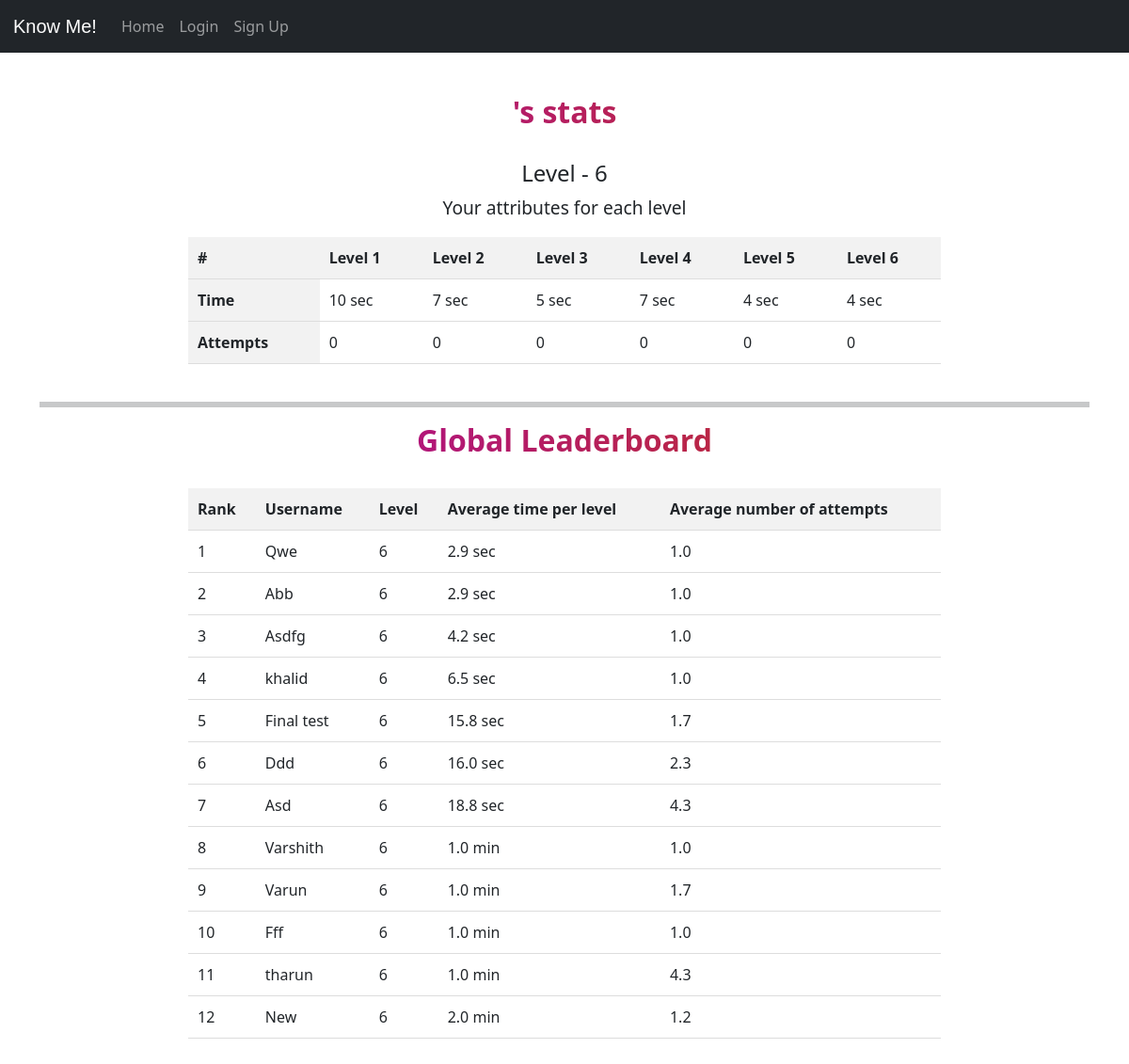
Screenshot of /1/dashboard with the database file from the repository.
### website/models.py (models this page shows)
class Stats(db.Model):
    id = db.Column(db.Integer, primary_key=True)
    level = db.Column(db.Integer)
    times = db.Column(db.String)
    sumoftimes = db.Column(db.Integer)
    attempts = db.Column(db.String)
    sumofattempts = db.Column(db.Integer)
    author = db.Column(db.Integer, db.ForeignKey('user.id', ondelete="CASCADE"), nullable=False, unique=True)

class User(db.Model, UserMixin):
    id = db.Column(db.Integer, primary_key=True)
    email = db.Column(db.String(150), unique=True)
    password = db.Column(db.String)
    name = db.Column(db.String(150), unique=True)
    buffertime = db.Column(db.DateTime(timezone=True))
    bufferattempt = db.Column(db.Integer)
    goat = db.Column(db.String(150))
    stats = db.relationship('Stats', backref='user', uselist=False)

### website/views.py (the view)
@views.route('/<id>/dashboard')
def showStats(id):
    user = User.query.filter_by(id=id).first()
    stat = user.stats
    timeArray = str(stat.times)
    time = timeArray.split(',')
    time = np.array([int(float(x)) for x in time if x is not ""])
    times = [format_time(x) for x in time]
    attArray = str(stat.attempts)
    att = attArray.split(',')
    atts = np.array([int(float(x)) for x in att if x is not ""])
    list_lb = []
    lb_stats = db.session.query(Stats, User).join(User).order_by(Stats.level.desc(), Stats.sumoftimes.asc(), Stats.sumofattempts.asc()).all()
    for lb_stat, userlb in lb_stats:
        if lb_stat.level != 0:
            temp = [userlb.name, lb_stat.level, format_time(round(lb_stat.sumoftimes/lb_stat.level, 1)), round(lb_stat.sumofattempts/lb_stat.level, 1)]
            list_lb.append(temp)
    return render_template("stats.html", user=current_user, stat=stat, time=times, atts=atts, list_lb=list_lb)

### website/views.py (called while the page is built)
def format_time(seconds):
    if seconds >= 3600:  # if total time is more than 1 hour
        hours = seconds // 3600
        minutes = (seconds % 3600) // 60
        return f"{hours} hr, {minutes} min"
    elif seconds >= 60:  # if total time is more than 1 minute
        minutes = seconds // 60
        return f"{minutes} min"
    else:  # if total time is less than 1 minute
        return f"{seconds} sec"

### website/templates/stats.html (shortened to what this page needs)
{% extends "base.html" %}
{% block content%}
    <h2 align="center" style="background: linear-gradient(to right, #a802ba, rgb(195, 58, 4));
    -webkit-background-clip: text; background-clip: text;
    -webkit-text-fill-color: transparent; font-weight: 600;">{{ user.name }}'s stats</h2>
    <h4 align="center"> Level - {{ stat.level }}</h4>
    {% if stat.level==0 %}
        <h4 align="center"> You don't have any stats to display. Go play to read your stats. </h4>
    {% else %}
    <p align="center" style="font-size: larger;">Your attributes for each level</p>
        <table>
            <tr>
                    <th> # </th>
                {% for i in range(stat.level) %}
                    <th>Level {{ i+1 }}</th>
                {% endfor %}
            </tr>
            <tr>
                <th> Time </th>
                {% for x in time %}
                    <td>{{ x }}</td>
                {% endfor %}
            </tr>
            <tr>
                <th> Attempts </th>
                {% for y in atts %}
                    <td>{{ y }}</td>
                {% endfor %}
            </tr>
        </table>
    {% endif %}
    <hr style="border: solid;">
    <h2 align="center" style="background: linear-gradient(to right, #a802ba, rgb(195, 58, 4));
    -webkit-background-clip: text; background-clip: text;
    -webkit-text-fill-color: transparent; font-weight: 600;">Global Leaderboard</h2>
    <table>
        <thead>
        <tr>
            <th>Rank</th>
            <th>Username</th>
            <th>Level</th>
            <th>Average time per level</th>
            <th>Average number of attempts</th>
        </tr>
        </thead>
    <tbody>
    {% for li in list_lb %}
        {% if li[1] != 0 %}
        <tr>
        {% if li[0] == user.name %}
            <td style="font-weight: 600;">{{ loop.index }}</td>
            <td style="font-weight: 600;">{{ li[0] }}</td>
            <td style="font-weight: 600;">{{ li[1] }}</td>
            <td style="font-weight: 600;">{{ li[2] }}</td>
            <td style="font-weight: 600;">{{ li[3] }}</td>
        {% else %}
            <td >{{ loop.index }}</td>
            <td>{{ li[0] }}</td>
            <td>{{ li[1] }}</td>
            <td>{{ li[2] }}</td>
            <td>{{ li[3] }}</td>
        {% endif %}
        </tr>
        {% endif %}
      {% endfor %}
    </tbody>
  </table>
<br>
<br>
{% endblock %}

### website/static/styles.css (style rules this page uses)
body { padding-top: 60px; padding-bottom: 50px; }

### website/templates/stats.html (style rules this page uses)
body { padding-top: 60px; }
table { width: 100%; border-collapse: collapse; margin: 0 auto; max-width: 800px; }
th, td { padding: 10px; text-align: left; border-bottom: 1px solid #ddd; }
th { background-color: #f2f2f2; font-weight: bold; }

### rows the page displays
Stats: level "6"
Stats: name "Qwe", level "6", li "2.9 sec", li "1.0"
Stats: name "Abb", level "6", li "2.9 sec", li "1.0"
Stats: name "Asdfg", level "6", li "4.2 sec", li "1.0"
User: name "khalid", li "6", li "6.5 sec", li "1.0"
Stats: name "Final test", level "6", li "15.8 sec", li "1.7"
Stats: name "Ddd", level "6", li "16.0 sec", li "2.3"
Stats: name "Asd", level "6", li "18.8 sec", li "4.3"
Stats: name "Varshith", level "6", li "1.0 min", li "1.0"
Stats: name "Varun", level "6", li "1.0 min", li "1.7"
Stats: name "Fff", level "6", li "1.0 min", li "1.0"
Stats: name "tharun", level "6", li "1.0 min", li "4.3"
Stats: name "New", level "6", li "2.0 min", li "1.2"

### other values shown
{{ i+1 }} "1" "2" "3" "4" "5" "6"
{{ x }} "10 sec" "7 sec" "5 sec" "7 sec" "4 sec" "4 sec"
{{ y }} "0" "0" "0" "0" "0" "0"
